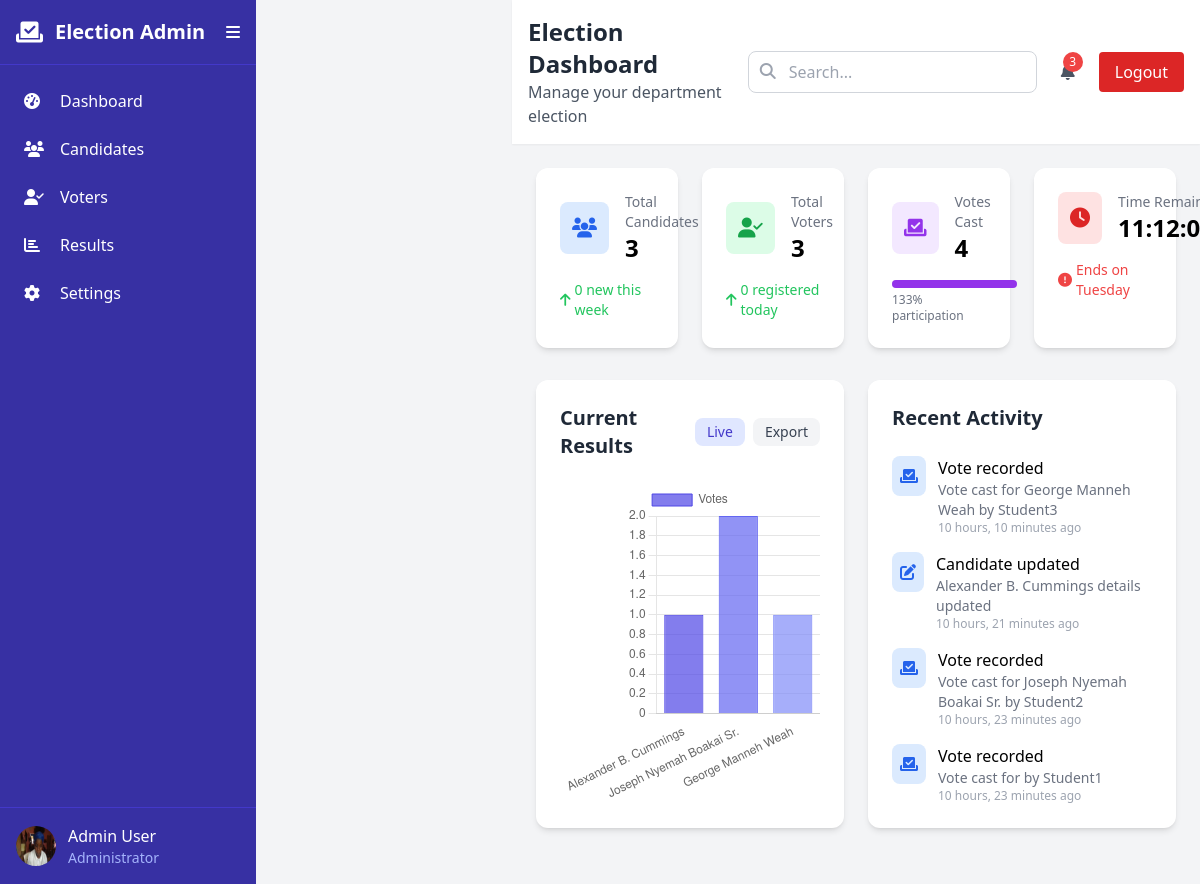
The page /dashboard/ (signed in) on the database its author committed.
### possa/core/models.py (models this page shows)
class ElectionSetting(models.Model):
    start_date = models.DateTimeField(default=timezone.now)
    end_date = models.DateTimeField(default=timezone.now)
    admin_name = models.CharField(max_length=100, default='Admin User')
    admin_role = models.CharField(max_length=100, default='Administrator')
    admin_avatar = models.ImageField(upload_to='avatars/', null=True, blank=True)

class ActivityLog(models.Model):
    type = models.CharField(max_length=50)
    description = models.TextField()
    time = models.DateTimeField(auto_now_add=True)
    icon = models.CharField(max_length=50, default='fa-info')
    color = models.CharField(max_length=20, default='blue')

### possa/core/views.py (the view)
# urls.py: path('dashboard/', DashboardView.as_view(), name='dashboard'),
class DashboardView(View):
    def get(self, request):
        if not request.user.is_authenticated:
            return redirect('login')
        settings = ElectionSetting.objects.first() or ElectionSetting.objects.create()
        candidates = Candidate.objects.all()
        voters = Voter.objects.all()
        activities = ActivityLog.objects.order_by('-time')[:4]
        total_candidates = candidates.count()
        total_voters = voters.count()
        votes_cast = candidates.aggregate(total=Sum('votes'))['total'] or 0
        participation = round((votes_cast / total_voters * 100) if total_voters > 0 else 0)
        election_status = self.get_election_status(settings)
        if votes_cast > 0:
            max_votes = candidates.aggregate(max=Sum('votes'))['max']
            for c in candidates:
                c.status = 'Leading' if c.votes == max_votes else 'Running'
                c.status_color = 'green' if c.votes == max_votes else 'blue'
                c.save()
        context = {
            'settings': settings,
            'total_candidates': total_candidates,
            'total_voters': total_voters,
            'votes_cast': votes_cast,
            'participation': participation,
            'activities': activities,
            'candidates': candidates,
            'election_status': election_status,
            'notifications': 3,  # Placeholder
        }
        return render(request, 'dashboard.html', context)
    def get_election_status(self, settings):
        now = timezone.now()
        if now < settings.start_date:
            return {'status': 'Not Started', 'label': 'Time to Start', 'target': settings.start_date.isoformat(), 'started': False, 'ended': False}
        elif now <= settings.end_date:
            return {'status': 'Ongoing', 'label': 'Time Remaining', 'target': settings.end_date.isoformat(), 'started': True, 'ended': False}
        else:
            return {'status': 'Ended', 'label': 'Election Status', 'target': None, 'started': True, 'ended': True}

### possa/templates/dashboard.html
{% extends 'base.html' %}
{% block content %}
<div id="dashboard-section" class="page-section block">
    <div class="grid grid-cols-1 md:grid-cols-2 lg:grid-cols-4 gap-6 mb-8">
        <div class="bg-white rounded-xl shadow-md p-6 card-hover transition-all duration-300">
            <div class="flex items-center">
                <div class="p-3 rounded-lg bg-blue-100 text-blue-600">
                    <i class="fas fa-users text-xl"></i>
                </div>
                <div class="ml-4">
                    <p class="text-sm text-gray-500">Total Candidates</p>
                    <h3 id="total-candidates" class="text-2xl font-bold">{{ total_candidates }}</h3>
                </div>
            </div>
            <div class="mt-4 flex items-center text-sm text-green-500">
                <i class="fas fa-arrow-up mr-1"></i>
                <span id="candidates-new">0 new this week</span>
            </div>
        </div>
        <div class="bg-white rounded-xl shadow-md p-6 card-hover transition-all duration-300">
            <div class="flex items-center">
                <div class="p-3 rounded-lg bg-green-100 text-green-600">
                    <i class="fas fa-user-check text-xl"></i>
                </div>
                <div class="ml-4">
                    <p class="text-sm text-gray-500">Total Voters</p>
                    <h3 id="total-voters" class="text-2xl font-bold">{{ total_voters }}</h3>
                </div>
            </div>
            <div class="mt-4 flex items-center text-sm text-green-500">
                <i class="fas fa-arrow-up mr-1"></i>
                <span id="voters-new">0 registered today</span>
            </div>
        </div>
        <div class="bg-white rounded-xl shadow-md p-6 card-hover transition-all duration-300">
            <div class="flex items-center">
                <div class="p-3 rounded-lg bg-purple-100 text-purple-600">
                    <i class="fas fa-vote-yea text-xl"></i>
                </div>
                <div class="ml-4">
                    <p class="text-sm text-gray-500">Votes Cast</p>
                    <h3 id="votes-cast" class="text-2xl font-bold">{{ votes_cast }}</h3>
                </div>
            </div>
            <div class="mt-4">
                <div class="w-full bg-gray-200 rounded-full h-2">
                    <div id="participation-bar" class="bg-purple-600 h-2 rounded-full" style="width: {{ participation }}%"></div>
                </div>
                <p id="participation-text" class="text-xs text-gray-500 mt-1">{{ participation }}% participation</p>
            </div>
        </div>
        <div class="bg-white rounded-xl shadow-md p-6 card-hover transition-all duration-300">
            <div class="flex items-center">
                <div class="p-3 rounded-lg bg-red-100 text-red-600">
                    <i class="fas fa-clock text-xl"></i>
                </div>
                <div class="ml-4">
                    <p class="text-sm text-gray-500" id="time-label">{{ election_status.label }}</p>
                    <h3 id="time-remaining" class="text-2xl font-bold">00:00:00:00</h3>
                </div>
            </div>
            <div class="mt-4 flex items-center text-sm text-red-500">
                <i class="fas fa-exclamation-circle mr-1"></i>
                <span id="time-ends">{% if election_status.ended %}Election has ended{% else %}{% if election_status.started %}Ends on {{ settings.end_date|date:"l" }}{% else %}Starts on {{ settings.start_date|date:"l" }}{% endif %}{% endif %}</span>
            </div>
        </div>
    </div>
    <div class="grid grid-cols-1 lg:grid-cols-2 gap-6 mb-8">
        <div class="bg-white rounded-xl shadow-md p-6">
            <div class="flex justify-between items-center mb-6">
                <h2 class="text-xl font-bold text-gray-800">Current Results</h2>
                <div class="flex space-x-2">
                    <button id="live-button" class="px-3 py-1 text-sm bg-indigo-100 text-indigo-700 rounded-lg">Live</button>
                    <button id="export-button" class="px-3 py-1 text-sm bg-gray-100 text-gray-700 rounded-lg">Export</button>
                </div>
            </div>
            <div class="h-80">
                <canvas id="resultsChart"></canvas>
            </div>
        </div>
        <div class="bg-white rounded-xl shadow-md p-6">
            <h2 class="text-xl font-bold text-gray-800 mb-6">Recent Activity</h2>
            <div id="recent-activity" class="space-y-4">
                {% for activity in activities %}
                    <div class="flex items-start">
                        <div class="p-2 rounded-lg bg-{{ activity.color }}-100 text-{{ activity.color }}-600 mr-3">
                            <i class="fas {{ activity.icon }}"></i>
                        </div>
                        <div>
                            <p class="font-medium">{{ activity.type }}</p>
                            <p class="text-sm text-gray-500">{{ activity.description }}</p>
                            <p class="text-xs text-gray-400">{{ activity.time|timesince }} ago</p>
                        </div>
                    </div>
                {% endfor %}
            </div>
        </div>
    </div>
</div>
<script>
    // Countdown JS
    function formatCountdown(diff) {
        const days = Math.floor(diff / (1000 * 60 * 60 * 24));
        const hours = Math.floor((diff % (1000 * 60 * 60 * 24)) / (1000 * 60 * 60));
        const minutes = Math.floor((diff % (1000 * 60 * 60)) / (1000 * 60));
        const seconds = Math.floor((diff % (1000 * 60)) / 1000);
        return `${days.toString().padStart(2, '0')}:${hours.toString().padStart(2, '0')}:${minutes.toString().padStart(2, '0')}:${seconds.toString().padStart(2, '0')}`;
    }
    const targetString = '{{ election_status.target|default:"" }}';
    const timeRemainingElement = document.getElementById('time-remaining');
    if (!targetString) {
        timeRemainingElement.textContent = '{{ election_status.status }}';
    } else {
        let targetDate = new Date(targetString);
        let interval = setInterval(() => {
            const now = new Date();
            const diff = targetDate - now;
            if (diff <= 0) {
                clearInterval(interval);
                timeRemainingElement.textContent = '00:00:00:00';
            } else {
                timeRemainingElement.textContent = formatCountdown(diff);
            }
        }, 1000);
        // Initial update
        const initialNow = new Date();
        const initialDiff = targetDate - initialNow;
        timeRemainingElement.textContent = initialDiff > 0 ? formatCountdown(initialDiff) : '00:00:00:00';
    }
    // Chart JS
    const ctx = document.getElementById('resultsChart').getContext('2d');
    new Chart(ctx, {
        type: 'bar',
        data: {
            labels: [{% for c in candidates %}'{{ c.name }}', {% endfor %}],
            datasets: [{
                label: 'Votes',
                data: [{% for c in candidates %}{{ c.votes }}, {% endfor %}],
                backgroundColor: ['rgba(79, 70, 229, 0.7)', 'rgba(99, 102, 241, 0.7)', 'rgba(129, 140, 248, 0.7)'], // Expand as needed
                borderColor: ['rgba(79, 70, 229, 1)', 'rgba(99, 102, 241, 1)', 'rgba(129, 140, 248, 1)'],
                borderWidth: 1
            }]
        },
        options: {
            responsive: true,
            maintainAspectRatio: false,
            scales: {
                y: { beginAtZero: true },
                x: { grid: { display: false } }
            }
        }
    });
</script>
{% endblock %}

### possa/templates/base.html (shortened to what this page needs)
<!DOCTYPE html>
<html lang="en">
<head>
    <script src="https://cdn.tailwindcss.com"></script>
    <link rel="stylesheet" href="https://cdnjs.cloudflare.com/ajax/libs/font-awesome/6.4.0/css/all.min.css">
</head>
<body class="bg-gray-100">
    <div class="flex h-screen">
        <div class="sidebar bg-indigo-800 text-white w-64 flex flex-col">
            <div class="p-4 flex items-center justify-between border-b border-indigo-700">
                <div class="flex items-center">
                    <i class="fas fa-vote-yea text-2xl mr-3"></i>
                    <span class="sidebar-text text-xl font-bold">Election Admin</span>
                </div>
                <button id="toggleSidebar" class="text-white focus:outline-none">
                    <i class="fas fa-bars"></i>
                </button>
            </div>
            <nav class="flex-1 p-4">
                <ul class="space-y-2">
                    <li>
                        <a href="{% url 'dashboard' %}" data-page="dashboard" class="menu-link flex items-center p-2 rounded-lg hover:bg-indigo-700">
                            <i class="fas fa-tachometer-alt w-6"></i>
                            <span class="sidebar-text ml-3">Dashboard</span>
                        </a>
                    </li>
                    <li>
                        <a href="{% url 'candidates' %}" data-page="candidates" class="menu-link flex items-center p-2 rounded-lg hover:bg-indigo-700">
                            <i class="fas fa-users w-6"></i>
                            <span class="sidebar-text ml-3">Candidates</span>
                        </a>
                    </li>
                    <li>
                        <a href="{% url 'voters' %}" data-page="voters" class="menu-link flex items-center p-2 rounded-lg hover:bg-indigo-700">
                            <i class="fas fa-user-check w-6"></i>
                            <span class="sidebar-text ml-3">Voters</span>
                        </a>
                    </li>
                    <li>
                        <a href="{% url 'results' %}" data-page="results" class="menu-link flex items-center p-2 rounded-lg hover:bg-indigo-700">
                            <i class="fas fa-chart-bar w-6"></i>
                            <span class="sidebar-text ml-3">Results</span>
                        </a>
                    </li>
                    <li>
                        <a href="{% url 'settings' %}" data-page="settings" class="menu-link flex items-center p-2 rounded-lg hover:bg-indigo-700">
                            <i class="fas fa-cog w-6"></i>
                            <span class="sidebar-text ml-3">Settings</span>
                        </a>
                    </li>
                </ul>
            </nav>
            <div class="p-4 border-t border-indigo-700">
                <div class="flex items-center">
                    <img id="admin-avatar" src="{% if settings.admin_avatar %}{{ settings.admin_avatar.url }}{% else %}https://ui-avatars.com/api/?name={{ settings.admin_name }}&background=0D8ABC&color=fff{% endif %}"
                         alt="Admin" class="w-10 h-10 rounded-full">
                    <div class="sidebar-text ml-3">
                        <p id="admin-name" class="font-medium">{{ settings.admin_name }}</p>
                        <p id="admin-role" class="text-sm text-indigo-300">{{ settings.admin_role }}</p>
                    </div>
                </div>
            </div>
        </div>
        <div class="main-content flex-1 flex flex-col ml-0 md:ml-64">
            <header class="bg-white shadow-sm z-10">
                <div class="flex justify-between items-center p-4">
                    <div>
                        <h1 class="text-2xl font-bold text-gray-800">Election Dashboard</h1>
                        <p class="text-gray-600">Manage your department election</p>
                    </div>
                    <div class="flex items-center space-x-4">
                        <div class="relative">
                            <input id="search-input" type="text" placeholder="Search..." class="pl-10 pr-4 py-2 rounded-lg border border-gray-300 focus:outline-none focus:ring-2 focus:ring-indigo-500 focus:border-transparent">
                            <i class="fas fa-search absolute left-3 top-3 text-gray-400"></i>
                        </div>
                        <button id="notification-button" class="relative p-2 text-gray-600 hover:bg-gray-100 rounded-full">
                            <i class="fas fa-bell"></i>
                            <span id="notification-count" class="absolute top-0 right-0 bg-red-500 text-white text-xs rounded-full h-5 w-5 flex items-center justify-center">{{ notifications }}</span>
                        </button>
                        <a href="{% url 'logout' %}" class="px-4 py-2 bg-red-600 text-white rounded hover:bg-red-700">Logout</a>
                    </div>
                </div>
            </header>
            <main class="flex-1 p-6 overflow-y-auto">
                {% block content %}
                {% endblock %}
            </main>
        </div>
    </div>
</body>
</html>

### possa/templates/base.html (style rules this page uses)
.sidebar { transition: all 0.3s ease; }
.main-content { transition: all 0.3s ease; }
.page-section { display: none; }

### rows shown on the page
ElectionSetting: admin_avatar (picture), admin_name "Admin User", admin_role "Administrator", end_date "Tuesday"
ActivityLog: type "Vote recorded", description "Vote cast for George Manneh Weah by Student3", time "10 hours, 10 minutes"
ActivityLog: type "Candidate updated", description "Alexander B. Cummings details updated", time "10 hours, 21 minutes"
ActivityLog: type "Vote recorded", description "Vote cast for Joseph Nyemah Boakai Sr. by Student2", time "10 hours, 23 minutes"
ActivityLog: type "Vote recorded", description "Vote cast for by Student1", time "10 hours, 23 minutes"

### other values the page prints
{{ notifications }} "3"
{{ total_candidates }} "3"
{{ total_voters }} "3"
{{ votes_cast }} "4"
{{ participation }} "133"
{{ election_status.label }} "Time…"
chart data {{ c.name }} Alexander B. Cummings, Joseph Nyemah Boakai Sr., George Manneh Weah
chart data {{ c.votes }} 1, 2, 1
